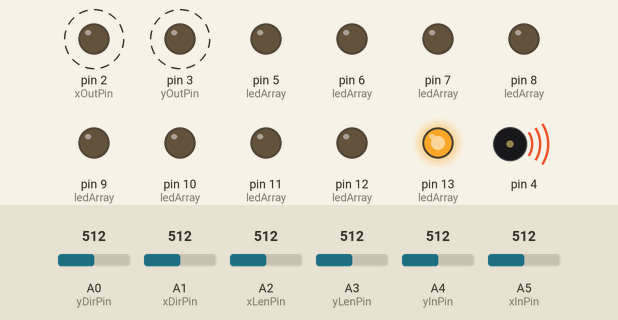
Simulated run of this sketch. Board: Arduino Uno, built with avr-gcc and run on an emulated ATmega328P. On the bench: output pins drawn as LEDs (lit = HIGH), buzzer (waves = sounding). Dashed ring = blinking. The inputs (shaded band) are chosen by the test bench; at power-on: A4 (yInPin) = 512, A5 (xInPin) = 512, A2 (xLenPin) = 512, A3 (yLenPin) = 512, A0 (yDirPin) = 512, A1 (xDirPin) = 512.

Above: at 1.2 s.
1.3 s: A4 (yInPin) set to 507
At 1.84 s:
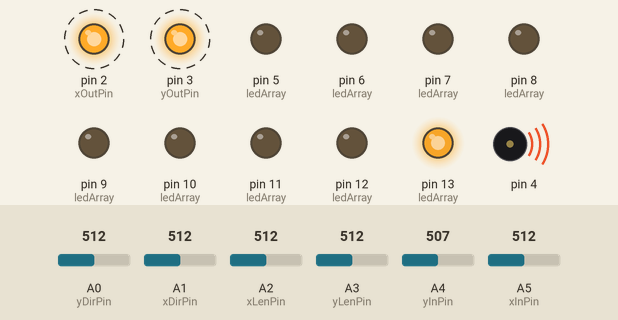
4.3 s: A5 (xInPin) set to 511
At 4.54 s:
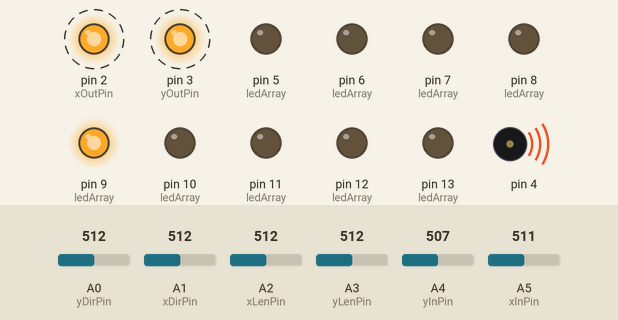
7.3 s: A2 (xLenPin) set to 672
10.3 s: A2 (xLenPin) set to 690
At 11.43 s:
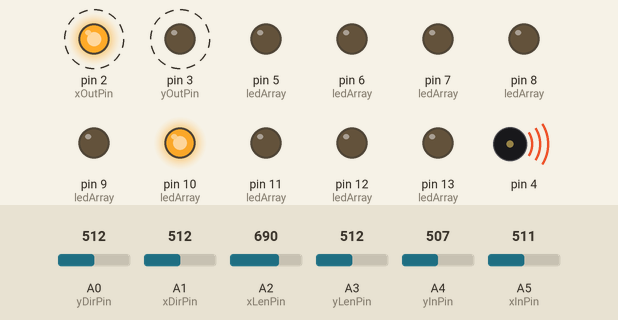
13.3 s: A3 (yLenPin) set to 716
At 13.98 s:
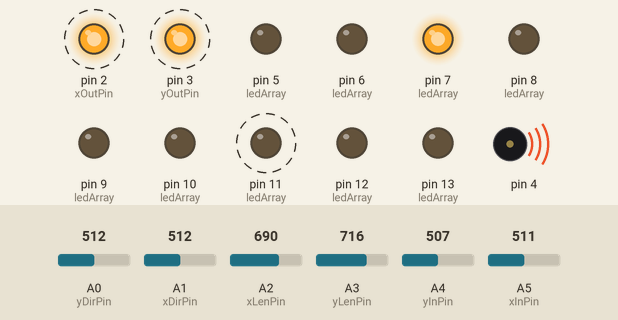
16.3 s: A4 (yInPin) set to 30
At 17.89 s:
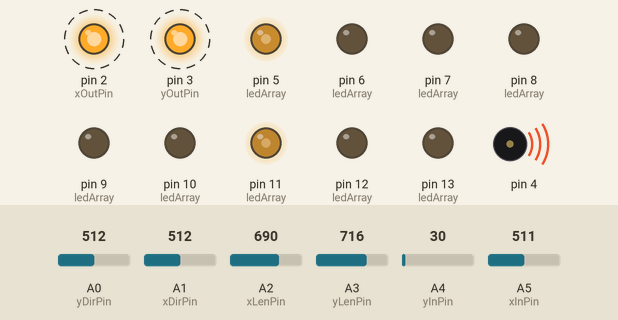
Timing chart, 0 to 22.2 s (numbered marks = the images above; inputs shaded):
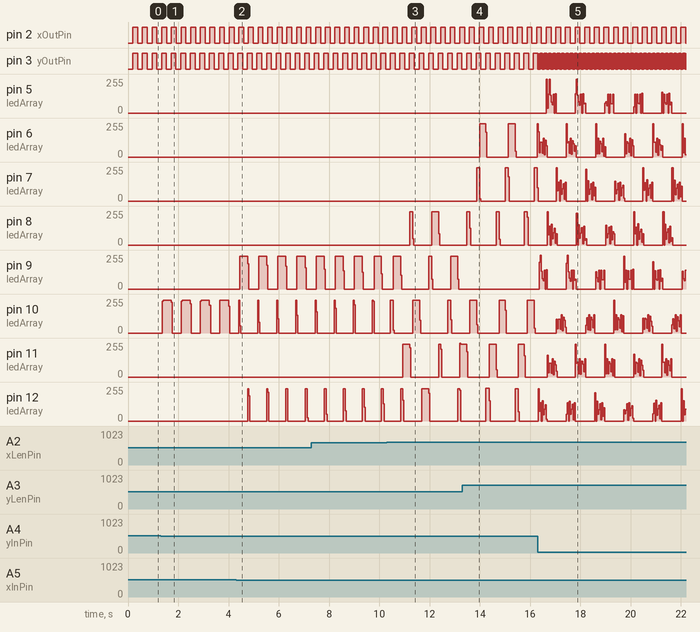

The sketch:

cartesian_ardSeq.ino
```cpp
// (licence header left out)
//CODE STARTS HERE:

//Define pins

	//Control pins for X sequence
	const int xOutPin = 2;
	const int xInPin = A5;
	const int xDirPin = A1;
	const int xLenPin = A2;

	//Control pins for Y sequence
	const int yOutPin = 3;
	const int yInPin = A4;
	const int yDirPin = A0;
	const int yLenPin= A3;

	//LED Array set up as a 2-dimensional array
	const int ledArray[3][3]={{13, 10, 7},{12, 9, 6},{11, 8, 5}};

//Define variables

	//Variables for X-sequence
	int xRate = 0;
	int xLen = 0;
	int xCount = 0;
	int xState = 0;
	int xPos = 0;
	int xDir = 0;

	//Variables for Y-sequence
	int yRate = 0;
	int yLen = 0;
	int yCount = 0;
	int yState = 0;
	int yPos = 0;
	int yDir = 0;

        /*Currently using fixed pitches, making them variable opens up a more
        musical application, but requires more I/O and/or hardware
        Tuned roughly to A=440Hz natural minor scale */

	int pitches[3][3]={{440, 493, 523},{587, 659, 698},{784, 880, 987}};

void setup(){

	//Set all LED pins to outputs
	pinMode(xOutPin, OUTPUT);
	pinMode(yOutPin, OUTPUT);
	pinMode(13, OUTPUT);
	pinMode(12, OUTPUT);
	pinMode(11, OUTPUT);
	pinMode(10, OUTPUT);
	pinMode(9, OUTPUT);
	pinMode(8, OUTPUT);
	pinMode(7, OUTPUT);
	pinMode(6, OUTPUT);
	pinMode(5, OUTPUT);
	pinMode(3, OUTPUT);
	pinMode(2, OUTPUT);
	}

void loop(){

//-----Read and format inputs-----//
//In: 0-5v values
//Out: Formatted values for parameters

	//Read and scale clock rates
	xRate = analogRead(xInPin)/2;
	yRate = analogRead(yInPin)/2;

	//Read and scale sequence lengths
	xLen = analogRead(xLenPin)/341;
	yLen = analogRead(yLenPin)/341;

	//Read direction pins, toggle if HIGH
	//For X-sequence
	if(analogRead(xDirPin) > 10){
		if(xDir == 0){
			xDir = 1;
			}
		else if(xDir == 1){
			xDir = 0;
			}
		}

	//For Y-sequence
	if(analogRead(yDirPin) > 10){
		if(yDir == 0){
			yDir = 1;
			}
		else if(yDir == 1){
			yDir = 0;
			}
		}

//-----Clocks-----//
//In: Clock rates
//Out: 50% duty cycle, xRate*2 frequency square wave

   //Note: here instead of dealing with delay() or reading ext clocks we count
   //to xRate to determine where we are within the squarewave's progression
   //Once xRate == xCount we are at the edge of the wave, and we need to change state
   //from HIGH to LOW or vice versa at the next step, and begin counting up again
   //When going from HIGH to LOW we are starting a new cycle, so we move the cursor
   //By adjusting values here you could achieve PWM or other waveform effects

		//If the pulse is HIGH, turn on LED
		//Once cycle reaches edge of square wave, toggle state
		//and reset counter
		if(xState == 1){
			digitalWrite(xOutPin, HIGH);
			if(xCount >= xRate){
				digitalWrite(xOutPin, LOW);
				xState = 0;
				xCount = 0;
				}
			}

		//If the pulse is LOW, turn off LED
		//Once cycle reaches of edge of square wave, toggle state,
		//reset counter and move the cursor in x direction
		else if(xState == 0){
			digitalWrite(xOutPin, LOW);
			if(xCount >= xRate){
				digitalWrite(xOutPin, HIGH);
				xState = 1;
				xCount = 0;
				if(xDir == 0){
					xPos++;
					}
				if(xDir == 1){
					xPos--;
					}
				}
			}

		//Same as above, but for the Y-clock
		if(yState == 1){
			digitalWrite(yOutPin, HIGH);
			if(yCount >= yRate){
				digitalWrite(yOutPin, LOW);
				yState = 0;
				yCount = 0;
				}
			}

		else if(yState == 0){
			digitalWrite(yOutPin, LOW);
			if(yCount >= yRate){
				digitalWrite(yOutPin, HIGH);
				yState = 1;
				yCount = 0;
				if(yDir == 0){
					yPos++;
					}
				if(yDir == 1){
					yPos--;
					}
				}
			}

//-----Step movement-----//
//In: Current (x,y) position
//Out: LED on and tone at correct coordinates

	//Clear array of steps
	for(int k = 0; k<3; k++){
		for(int l = 0; l<3; l++){
			digitalWrite(ledArray[l][k], LOW);
			}
		}

	//Determine max boundaries for array
	if(xPos > xLen){
		xPos = 0;
		}
	if(xPos < 0){
		xPos = 2;
		}
	if(yPos > yLen){
		yPos = 0;
		}
	if(yPos < 0){
		yPos = 2;
		}

	//Toggle current X,Y step, light LED and play tone
	digitalWrite(ledArray[xPos][yPos], HIGH);
	tone(4,pitches[xPos][yPos], 10);

	//Count forwards
	xCount++;
	yCount++;

}
```

Measured:
- the behaviour switches between 508 and 507 on A4 (yInPin) (found by bisection; images 0 and 1)
- the behaviour switches between 512 and 511 on A5 (xInPin) (found by bisection; images 1 and 2)
- the behaviour switches between 681 and 682 on A2 (xLenPin) (found by bisection; images 2 and 3)
- after the input at 4.3 s, pin 9 (ledArray): ramps from 247/255 to 0/255 and jumps back, once every 0.76 s
- after the input at 10.3 s, pin 8 (ledArray): 0/255 → 248/255 after 0.90 s, → 0/255 0.12 s later, → 248/255 0.76 s later, → 0/255 0.28 s later; pin 11 (ledArray): goes 244/255 0.28 s, 0/255 1.2 s, 244/255 0.08 s, 0/255 0.76 s, then 244/255, starting after 0.62 s
- after the input at 13.3 s, pin 6 (ledArray): alternates 251/255 for 0.26 s and 0/255 for 0.88 s, starting after 0.70 s; pin 7 (ledArray): 0/255 → 250/255 after 0.58 s, then repeats every 1.1 s: 0/255 1.0 s, 250/255 0.12 s; pin 9 (ledArray): stays 0/255 (without the input it goes to 247/255 after 0.94 s); pin 13 (ledArray): stops changing and stays 0/255
